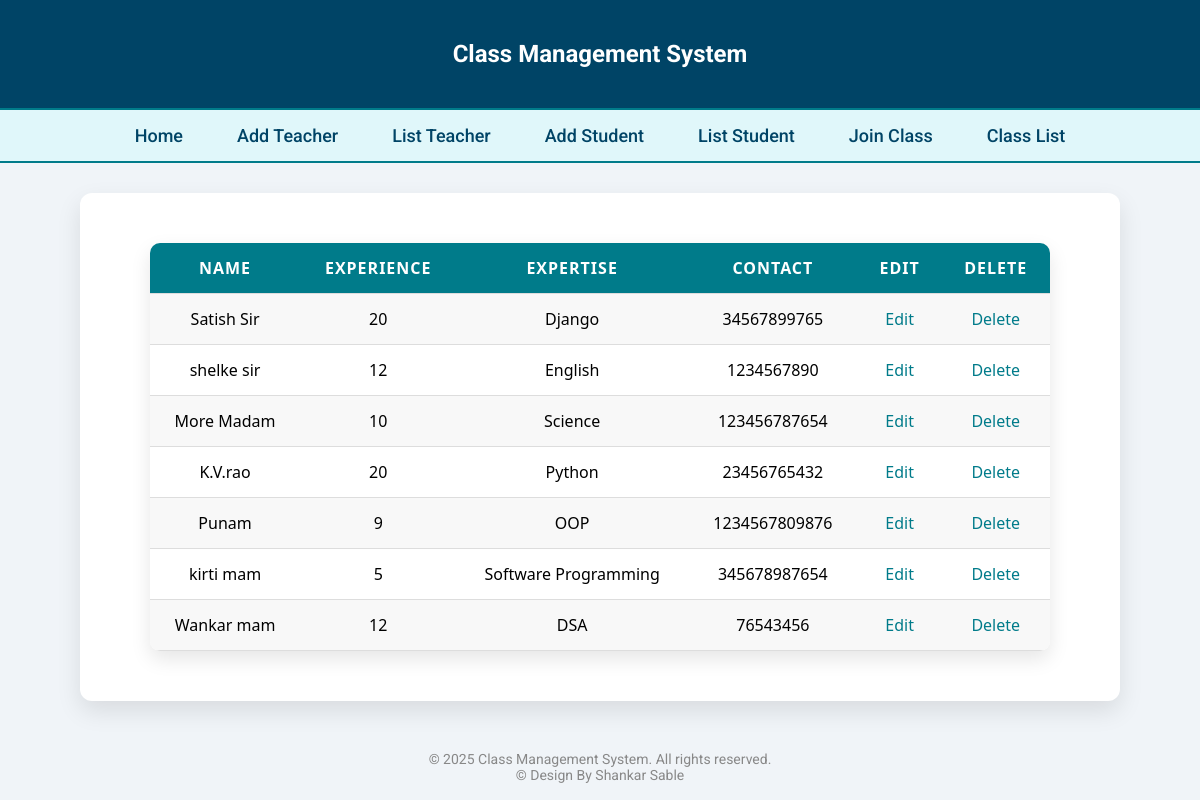
Page /teacherlist/ on the committed database.
### myapp/models.py (models this page shows, shortened)
class teachers(models.Model):
    tname=models.CharField(max_length=20)
    texperience=models.IntegerField()
    texperties=models.CharField(max_length=20)
    tcontact=models.IntegerField()

### myapp/views.py (the view)
# urls.py: path('teacherlist/',teacherlist,name='teacherlist'),
def teacherlist(request):
    qs=teachers.objects.all()
    response=render(request,"teacherlist.html",context={"qs":qs})
    return response

### templates/teacherlist.html (shortened to what this page needs)
<!DOCTYPE html>
{% extends "base.html" %}
{% block content %}
<table>
    <tr>
        <th>Name</th>
        <th>Experience</th>
        <th>Expertise</th>
        <th>Contact</th>
        <th>Edit</th>
        <th>Delete</th>
    </tr>
    {% for row in qs %}
    <tr>
        <td>{{ row.tname }}</td>
        <td>{{ row.texperience }}</td>
        <td>{{ row.texperties }}</td>
        <td>{{ row.tcontact }}</td>
        <td><a href="{% url 'teacheredit' row.tname %}">Edit</a></td>
        <td><a href="{% url 'teacherdelete' row.tname %}">Delete</a></td>
    </tr>
    {% endfor %}
</table>
{% endblock %}

### templates/base.html (shortened to what this page needs)
<!DOCTYPE html>
{% load static %}
<html lang="en">
<head>
</head>
<body>
    <div class="header">
        <h2>Class Management System</h2>
    </div>
    <div class="nav">
        <div class="nav-links">
            <span><a href="{% url 'home' %}">Home</a></span>
            <span><a href="/addteacher">Add Teacher</a></span>
            <span><a href="/teacherlist">List Teacher</a></span>
            <span><a href="/studentadd">Add Student</a></span>
            <span><a href="/studentlist">List Student</a></span>
            <span><a href="/joinclass">Join Class</a></span>
            <span><a href="/classlist">Class List</a></span>
        </div>
    </div>
    <div class="container">
        {% block content %}
        {% endblock %}
    </div>
    <div class="footer">
        &copy; 2025 Class Management System. All rights reserved.<br>
        &copy; Design By Shankar Sable
    </div>
</body>
</html>

### templates/base.html (style rules this page uses)
body { margin: 0; font-family: 'Roboto', sans-serif; background: #f0f4f8; }
.header { background: #004466; color: white; padding: 20px 0; text-align: center; box-shadow: 0 2px 10px rgba(0,0,0,0.1); position: relative; z-index: 10; }
.nav { background-color: #e0f7fa; border-top: 2px solid #007B8A; border-bottom: 2px solid #007B8A; position: relative; z-index: 20; }
.nav-links { display: flex; justify-content: center; flex-wrap: wrap; padding: 15px 0; }
.nav-links span { margin: 0 15px; }
.nav-links a { text-decoration: none; color: #004466; font-size: 18px; padding: 8px 12px; border-radius: 6px; transition: 0.3s ease; }
.container { max-width: 1000px; margin: 30px auto; padding: 20px; background-color: #ffffff; border-radius: 12px; box-shadow: 0 10px 25px rgba(0,0,0,0.1); }
.footer { text-align: center; padding: 20px; margin-top: 30px; font-size: 14px; color: #888; }

### templates/teacherlist.html (style rules this page uses)
table { width: 90%; margin: 30px auto; border-collapse: collapse; font-family: 'Segoe UI', Tahoma, Geneva, Verdana, sans-serif; background-color: #ffffff; box-shadow: 0 8px 20px rgba(0, 0, 0, 0.1); border-radius: 10px; overflow: hidden; }
th, td { padding: 14px 18px; text-align: center; border-bottom: 1px solid #ddd; font-size: 16px; }
th { background-color: #007B8A; color: #fff; text-transform: uppercase; letter-spacing: 1px; }
tr:nth-child(even) { background-color: #f8f8f8; }
a { text-decoration: none; color: #007B8A; font-weight: 500; transition: 0.3s ease; }

### rows in the picture
teachers: tname "Satish Sir", texperience "20", texperties "Django", tcontact "34567899765"
teachers: tname "shelke sir", texperience "12", texperties "English", tcontact "1234567890"
teachers: tname "More Madam", texperience "10", texperties "Science", tcontact "123456787654"
teachers: tname "K.V.rao", texperience "20", texperties "Python", tcontact "23456765432"
teachers: tname "Punam", texperience "9", texperties "OOP", tcontact "1234567809876"
teachers: tname "kirti mam", texperience "5", texperties "Software Programming", tcontact "345678987654"
teachers: tname "Wankar mam", texperience "12", texperties "DSA", tcontact "76543456"
